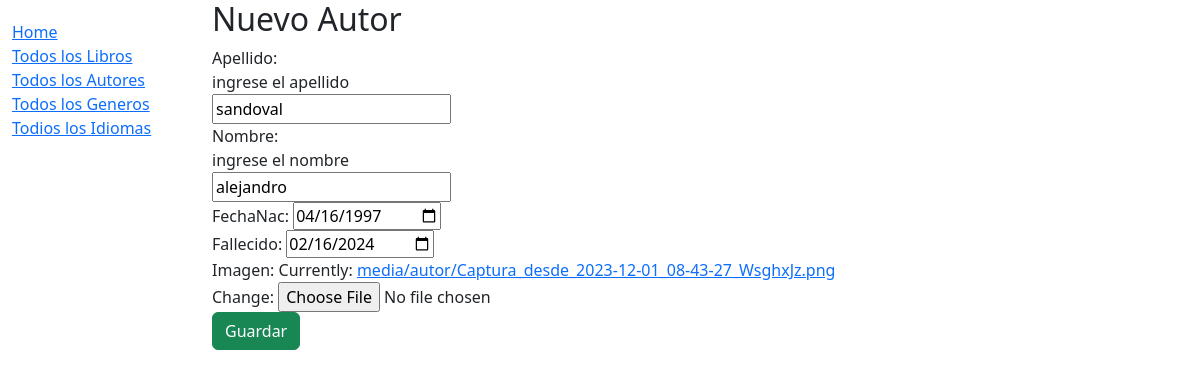
/catalogo/autor/update/1, run on the app's committed database.
### catalogo/models.py (models this page shows, shortened)
class Autor(models.Model):
    nombre = models.CharField(max_length=50, help_text="ingrese el nombre")
    apellido = models.CharField(max_length=50, help_text="ingrese el apellido")
    fechaNac = models.DateField(null=True, blank=True)
    fechaDeceso = models.DateField('Fallecido', null=True, blank=True)
    imagen = models.ImageField(upload_to='media/autor', null=True)
    class Meta:
        ordering = ["apellido", "nombre"]

### catalogo/views.py (the view)
# urls.py: path('autor/update/<pk>', views.autor_update, name='autor_update'),
def autor_update(request, pk):
    autor = get_object_or_404(Autor, pk=pk)
    if request.method == "POST":
        formulario = AutorForm(request.POST, request.FILES)
        if formulario.is_valid():
            autor.apellido = formulario.cleaned_data['apellido']
            autor.nombre = formulario.cleaned_data['nombre']
            autor.fechaNac = formulario.cleaned_data['fechaNac']
            autor.fechaDeceso = formulario.cleaned_data['fechaDeceso']
            autor.imagen = formulario.cleaned_data['imagen']
            autor.save()
            return redirect('autores')
    else:
        formulario = AutorForm(instance=autor)
    return render(request, 'autor_new.html', {'formulario': formulario})

### catalogo/forms.py
class AutorForm(forms.ModelForm):
    class Meta:
        model = Autor
        fields = ('apellido', 'nombre', 'fechaNac', 'fechaDeceso', 'imagen')
        widgets = {
            'fechaNac': NumberInput(attrs={'type': 'date'}),
            'fechaDeceso': NumberInput(attrs={'type': 'date'}),
        }

### catalogo/templates/autor_new.html (shortened to what this page needs)
{% extends "base.html" %}
{% load crispy_forms_tags %}
{% block content %}
<h2>Nuevo Autor</h2>
<form method="POST" enctype="multipart/form-data" novalidate>
    <table>{{ formulario }}</table>
    <button type="submit" class="btn btn-success">Guardar</button>
</form>
{% endblock %}

### data on the page
Autor: apellido "sandoval", nombre "alejandro", fechaNac "04/16/1997", fechaDeceso "02/16/2024"
